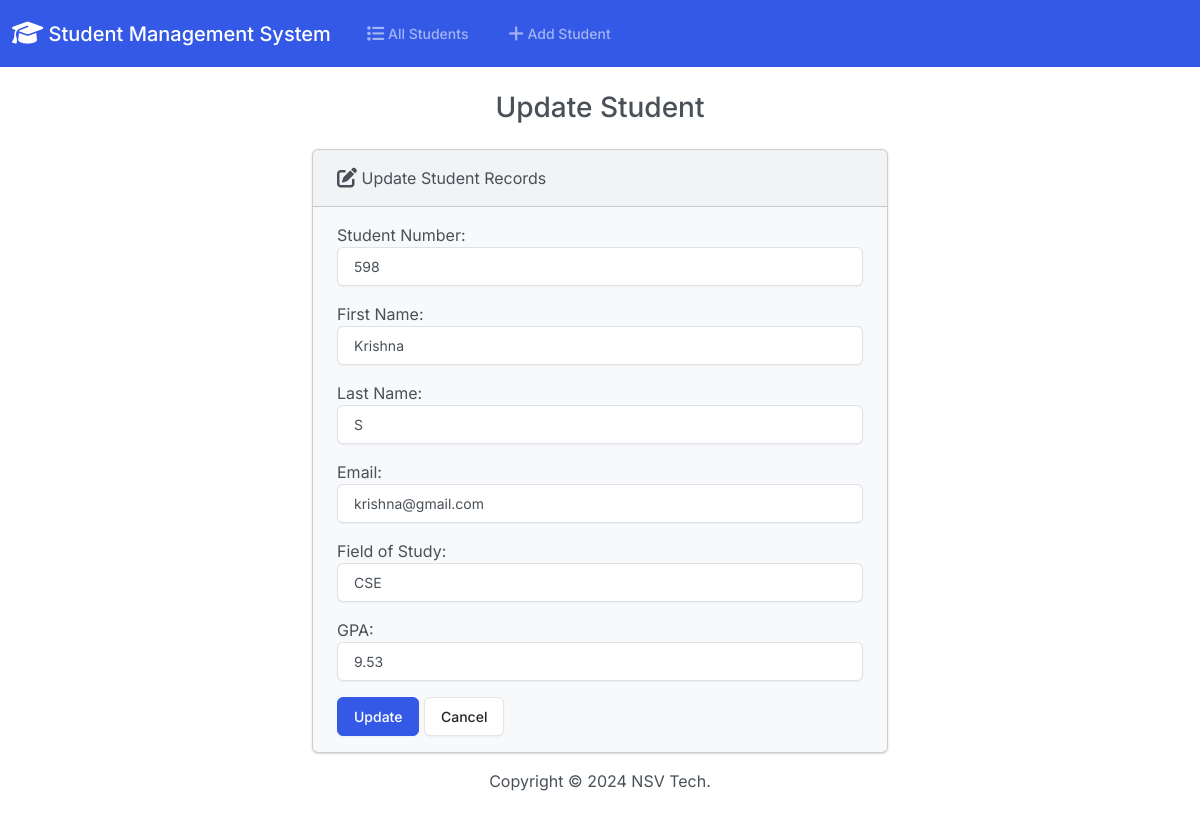
Page /edit/1/ on the committed database.
### stuapp/models.py (models this page shows, shortened)
class Student(models.Model):
    student_number = models.PositiveBigIntegerField()
    first_name = models.CharField(max_length=50)
    last_name = models.CharField(max_length=50)
    email = models.EmailField(max_length=30)
    field_of_study = models.CharField(max_length=50)
    gpa = models.FloatField()

### stuapp/views.py (the view)
# urls.py: path('edit/<int:id>/',edit, name='edit'),
def edit(request, id):
  if request.method == 'POST':
    student = Student.objects.get(pk=id)
    form = StudentForm(request.POST, instance=student)
    if form.is_valid():
      form.save()
      return render(request, 'edit.html', {
        'form': form,
        'success': True
      })
  else:
    student = Student.objects.get(pk=id)
    form = StudentForm(instance=student)
  return render(request, 'edit.html', {
    'form': form
  })

### stuapp/forms.py
class StudentForm(forms.ModelForm):
    class Meta:
        model = Student
        fields = ['student_number', 'first_name', 'last_name', 'email', 'field_of_study', 'gpa']
        labels = {
        'student_number': 'Student Number',
        'first_name': 'First Name',
        'last_name': 'Last Name',
        'email': 'Email',
        'field_of_study': 'Field of Study',
        'gpa': 'GPA'
        }
        widgets = {
        'student_number': forms.NumberInput(attrs={'class': 'form-control'}),
        'first_name': forms.TextInput(attrs={'class': 'form-control'}),
        'last_name': forms.TextInput(attrs={'class': 'form-control'}),
        'email': forms.EmailInput(attrs={'class': 'form-control'}),
        'field_of_study': forms.TextInput(attrs={'class': 'form-control'}),
        'gpa': forms.NumberInput(attrs={'class': 'form-control'}),
        }

### templates/edit.html (shortened to what this page needs)
{% extends "base.html" %}
{% block body %}
  <h3 class="text-center m-4">Update Student</h3>
  {% if success %}
    <div class="alert alert-success" role="alert">
      The student updated successfully.
      <a href="{% url 'index' %}" class="alert-link">Go to Home Page.</a>
    </div>
  {% else %}
    <div class="row justify-content-center">
      <div class="col-6">
        <div class="card bg-light mb-3">
          <div class="card-header">
            <i class="fa-solid fa-pen-to-square fa-lg"></i> Update Student Records
          </div>
          <div class="card-body">
            <form action="" method="POST">
              {{ form.as_p }}
              <button type="submit" class="btn btn-primary">Update</button>
              <a href="{% url 'index' %}" class="btn btn-secondary">Cancel</a>
            </form>
          </div>
        </div>
      </div>
    </div>
  {% endif %}
{% endblock %}

### rows in the picture
Student: student_number "598", first_name "Krishna", last_name "S", email "krishna@gmail.com", field_of_study "CSE", gpa "9.53"
